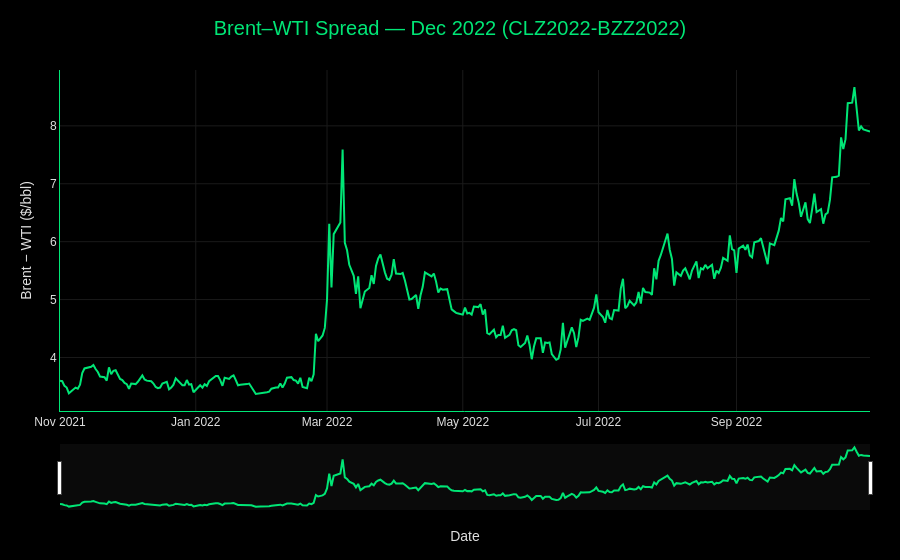

The notebook cell saved with this chart:
### Markdown cell above
## Brent–WTI spread — Dec 2022 (CLZ2022-BZZ2022)

The Brent premium over WTI (`Brent − WTI`, positive = Brent richer).

### Code cell
series = brent_wti.query("contract == 'CLZ2022-BZZ2022'").sort_values("date")
fig = line_figure(
    series,
    title="Brent\u2013WTI Spread \u2014 Dec 2022 (CLZ2022-BZZ2022)",
    y_title="Brent \u2212 WTI ($/bbl)",
    fill_to_zero=False,
)
fig.show()

### Figure 1 — Plotly figure (JSON) as saved in the notebook; plotly's stock layout.template omitted (floating-point values rounded to 4 significant figures; data arrays with more than 128 entries replaced by an {"elided": "..."} marker saying what was removed)
{"data": [{"hovertemplate": "%{x|%b %d, %Y}<br>Brent − WTI ($/bbl): %{y:.2f}<extra></extra>", "line": {"color": "#00E676", "width": 2}, "mode": "lines", "name": "Brent − WTI ($/bbl)", "type": "scatter", "x": {"elided": "305 str values"}, "y": {"elided": "305 float values"}}], "layout": {"font": {"color": "#E0E0E0", "family": "Arial"}, "hovermode": "x unified", "margin": {"b": 50, "l": 60, "r": 30, "t": 70}, "paper_bgcolor": "#000000", "plot_bgcolor": "#000000", "title": {"font": {"color": "#00E676", "size": 20}, "text": "Brent–WTI Spread — Dec 2022 (CLZ2022-BZZ2022)", "x": 0.5, "xanchor": "center"}, "xaxis": {"gridcolor": "#1A1A1A", "linecolor": "#00E676", "linewidth": 1, "rangeslider": {"bgcolor": "#0A0A0A", "visible": true}, "showline": true, "title": {"text": "Date"}}, "yaxis": {"gridcolor": "#1A1A1A", "linecolor": "#00E676", "linewidth": 1, "showline": true, "title": {"text": "Brent − WTI ($/bbl)"}, "zeroline": false}}}
